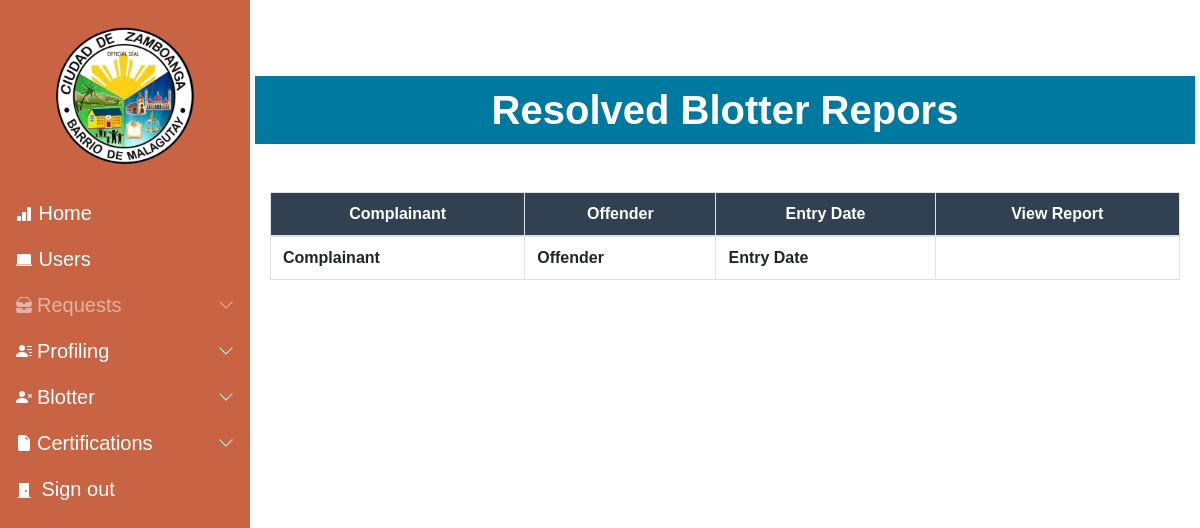
Page /resolved_display/ (signed in) on the earlier database version.
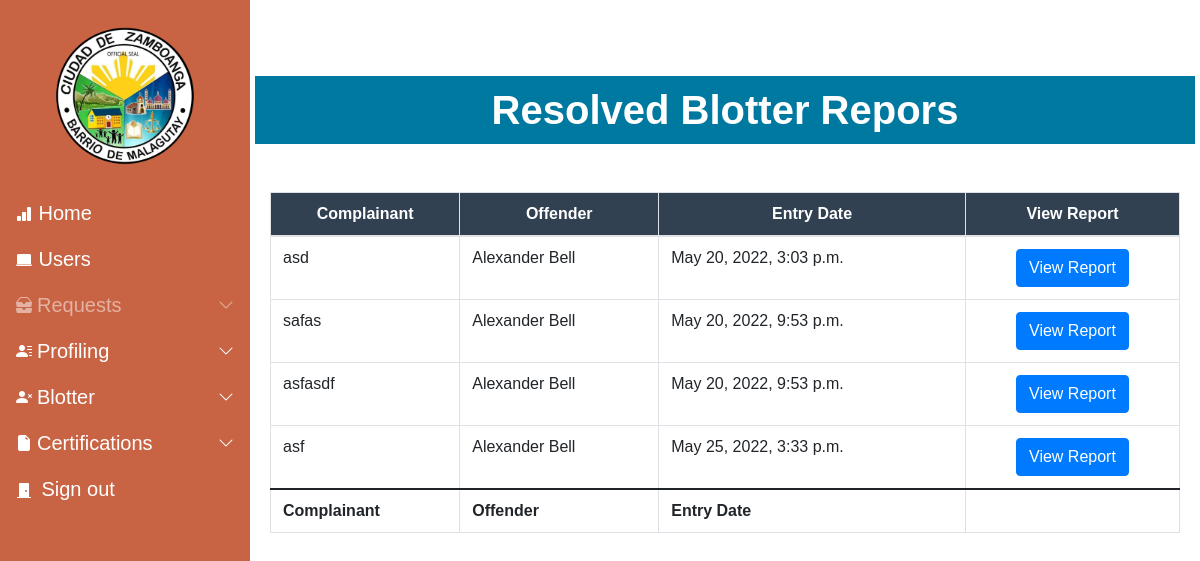
Same page on the later database version.
### Blotter/models.py (models this page shows)
class Blotreport (models.Model):
    Offender = models.ForeignKey (Resident, null = True, blank=True, default = None, on_delete = models.CASCADE)
    Offender_unregistered = models.CharField(max_length=50, null=True, blank=True, verbose_name="Offender")
    Complainant = models.CharField (max_length = 50)
    Complaint = models.TextField(max_length = 1000)
    Facts = models.TextField(max_length=250)
    Unregistered = models.BooleanField(default = False)
    created_date = models.DateTimeField (auto_now_add=True)
    modified_date = models.DateTimeField (auto_now=True)
    Resolved = models.BooleanField(default=False)

### Resident/models.py (models this page shows)
class Resident (models.Model):
    pic = models.ImageField(null=True, blank = True, verbose_name="Profile Picture", upload_to= "images/", default='images/default_pp.jpg')
    First_name = models.CharField(max_length=50)
    Last_name = models.CharField(max_length=50)
    Middle_name = models.CharField(max_length=50, blank=True, null=True)
    Birthdate = models.DateField(auto_now_add=False, auto_now=False)
    Gender_choices = (
        ('Male','Male'),
        ('Female','Female')
        )
    Gender = models.CharField(max_length=100, choices=Gender_choices, default = "Not Specified")
    Email = models.EmailField(max_length=254, blank=True, null=True)
    numbers = RegexValidator(r'^[0-9]+','Only numbers are accepted')
    Contact = models.CharField(max_length=11, validators=[numbers])
    Phealthnone = 'None'
    Phealth_choices = (
        ('None', 'None'),
        ('Employed','Employed'),
        ('Voluntary','Voluntary'),
        ('OFW','OFW'),
        ('Sponsored','Sponsored'),
        ('Indigent','Indigent'),
        ('Lifetime','Lifetime'),
        ('Senior','Senior')
    )
    Philhealth_membership = models.CharField(max_length=100,choices=Phealth_choices,default=Phealthnone,verbose_name="Philhealth Membership Type")
    Cstatus_choices = (
        ('Single','Single'),
        ('Married','Married'),
        ('Separated','Separated'),
        ('Widowed','Widowed'),
        )
    Marital_status = models.CharField(max_length=100, choices = Cstatus_choices, default = "")
    Citizenship = models.CharField(max_length=100,verbose_name="Ethnicity")
    Religion = models.CharField(max_length=100)
    Occupation = models.CharField(max_length=100, null=True, blank=True)
    Vac_choices = (
        ('Vaccinated','Vaccinated'),
        ('Unvaccinated','Unvaccinated')
    )
    Vaccination = models.CharField(max_length=100, choices = Vac_choices, verbose_name="Vaccination Status", default="")
    Address = models.CharField(max_length=250, verbose_name="Street Address")
    Resident_code = models.CharField(max_length=500, null=False, blank=False)
    Blacklisted = models.BooleanField(default = False)
    created_date = models.DateTimeField(auto_now_add=True)
    modified_date = models.DateTimeField(auto_now=True)
    def __str__(self):
        return f'{self.First_name} {self.Last_name}'

### Blotter/views.py (the view)
# urls.py: path('resolved_display/',Resolved_display,name="resolved_display"),
@login_required(login_url='login')
def Resolved_display(request):
    Blotter_obj = Blotreport.objects.filter(Resolved = True)
    Include = False
    context = {
        'Blotter_obj' : Blotter_obj,
        'Exclude' : Include
    }
    return render(request, "blotter/blotter_display.html", context = context)

### Resident/context_processors.py (called while the page is built)
def greet(request):
    greeting = f"{request.user.username}"
    return{
        "greeting" : greet
    }

### templates/blotter/blotter_display.html (shortened to what this page needs)
{%  extends 'base.html' %}
{% load static %}
{% block content %}
{% if Include == True %}
<h1 style="text-align: center; margin-top: 15px; color: white; padding:10px; background-color: #0079a1;"><b>Current Blotter Reports</b></h1>
{% else %}
<h1 style="text-align: center; margin-top: 15px; color: white; padding:10px; background-color: #0079a1;"><b>Resolved Blotter Repors</b></h1>
{% endif %}
  <div class="container-fluid mt-5 mb-5">
        <table class = "table table-bordered table-hover mt-2 mb-5" id="Display" style="background-color: rgb(255,255,255,0.8);">
          <thead>
              <tr>
                <th style="text-align: center;">Complainant</th>
                <th style="text-align: center;">Offender</th>
                <th style="text-align: center;" >Entry Date</th>
                <th style="text-align: center;">View Report</th>
            </tr>
          </thead>
          <tbody>
                {% for blot in Blotter_obj %}
                <tr>
                  <td>{{blot.Complainant}}</td>
                  {% if blot.Unregistered == True %}
                  <td>{{blot.Offender_unregistered}}</td>
                  {% else %}
                  <td>{{blot.Offender}}</a></td>
                  {% endif %}
                  <td>{{blot.created_date}}</td>
                  <td style="text-align: center;"><a href="{% url 'blotter_details' blot.id %}" target="_blank" class="btn btn-primary" role="button">View Report</a></td>
                </tr>
                {% endfor %}
          </tbody>
          <tfoot>
            <tr>
              <th>Complainant</th>
              <th>Offender</th>
              <th>Entry Date</th>
              <th style="text-align: center;">&nbsp;</th>
          </tr>
          </tfoot>
        </table>
    </div>
{% endblock content %}

### templates/base.html (shortened to what this page needs)
<html>
    <head>
    </head>
    <body style="font-family: Arial, Helvetica, sans-serif; background-color: rgb(255, 255, 255);">
    {% load static %}
    <link rel="stylesheet" href="{% static 'css/nav.css' %}">
    <link href="https://cdn.jsdelivr.net/npm/bootstrap@5.1.3/dist/css/bootstrap.min.css" rel="stylesheet">
    <link rel="stylesheet" href="https://cdn.jsdelivr.net/npm/bootstrap-icons@1.8.1/font/bootstrap-icons.css">
    <link rel="stylesheet" href="https://cdnjs.cloudflare.com/ajax/libs/twitter-bootstrap/4.5.2/css/bootstrap.css" >
    <link rel="stylesheet" href="https://cdn.datatables.net/1.11.5/css/dataTables.bootstrap4.min.css">
    <div class="side-toggle">
    <button id="navtogg" class="btn btn-secondary btn-lg active ms-4 mt-4"
    type="button" data-bs-toggle="offcanvas"
    data-bs-target="#offcanvasScrolling"
    aria-controls="offcanvasScrolling"></button>
    </div>
    <div class="sidebar-wrapper">
      <div class="offcanvas offcanvas-start text-white" data-bs-scroll="true" data-bs-backdrop="false" tabindex="-1" id="offcanvasScrolling" aria-labelledby="offcanvasScrollingLabel">
        <div class="offcanvas-header mt-2 mr-1 pt-0 pb-0 pr-2">
        </div>
        <div class="offcanvas-header mx-auto mt-0 p-0 mb-3">
            <img src="{% static 'images/logo.png' %}" width="150px" height="150px">
        </div>
        <div class="offcanvas-body p-0">
            <nav class="navbar-dark">
                <ul class="navbar-nav">
                    <li>
                        <a href = "/home" class="nav-link ps-3 active">
                        <span><i class="bi bi-bar-chart-fill"></i></span>
                        <span style="font-size: 20px; margin-left: 2px;">Home</span>
                        </a>
                    </li>
                    <li>
                        <a href = "{% url 'users' %}" class="nav-link ps-3 active">
                            <span><i class="bi bi-laptop-fill"></i></span>
                            <span style="font-size: 20px; margin-left: 2px;">Users</span>
                        </a>
                    </li>
                    <li>
                        <a class="nav-link px-3 sidebar-link" data-bs-toggle="collapse" href="#Request" role="button" aria-expanded="false" aria-controls="collapseExample"
                        style="display: flex; align-items: center;">
                            <span><i class="bi bi-inboxes-fill"></i></span>
                            <span style="font-size: 20px; margin-left: 5px;">Requests</span>
                            <span class="chev ms-auto"><i class="bi bi-chevron-down"></i></span>
                        </a>
                    </li>
                    <li>
                        <a class="nav-link px-3 sidebar-link active" data-bs-toggle="collapse" href="#Pofilingcollapse" role="button" aria-expanded="false" aria-controls="collapseExample"
                        style="display: flex; align-items: center;">
                            <span><i class="bi bi-person-lines-fill"></i></span>
                            <span style="font-size: 20px; margin-left: 5px;">Profiling</span>
                           <span class="chev ms-auto"><i class="bi bi-chevron-down"></i></span>
                        </a>
                    </li>
                    <li>
                        <a class="nav-link px-3 sidebar-link active" data-bs-toggle="collapse" href="#collapseExample" role="button" aria-expanded="false" aria-controls="collapseExample"
                        style="display: flex; align-items: center;">
                            <span><i class="bi bi-person-x-fill"></i></span>
                            <span style="font-size: 20px; margin-left: 5px;">Blotter</span>
                           <span class="chev ms-auto"><i class="bi bi-chevron-down"></i></span>
                        </a>
                    </li>
                    <li>
                        <a class="nav-link px-3 sidebar-link active" data-bs-toggle="collapse" href="#collapseExample2" role="button" aria-expanded="false" aria-controls="collapseExample"
                        style="display: flex; align-items: center;">
                            <span><i class="bi bi-file-earmark-fill"></i></span>
                            <span style="font-size: 20px; margin-left: 5px;">Certifications</span>
                            <span class="chev ms-auto"><i class="bi bi-chevron-down"></i></span>
                        </a>
                    </li>
                  <li>
                      <a href = "{% url 'logout' %}" class="nav-link px-3 active">
                        <span><i class="bi bi-door-closed-fill"></i></span>
                        <span style="font-size: 20px; margin-left: 5px;">Sign out</span>
                    </a>
                    </li>
                </ul>
            </nav>
          </div>
        </div>
      </div>
        <main class="main mt-3">
            {% block content %}
            {% endblock content %}
        </main>
</body>
</html>

### staticfiles/css/nav.css (style rules this page uses)
.sidebar-wrapper .offcanvas { width: 250px; border: none; background-color: #c86444; overflow: hidden; }
.sidebar-link { display: flex; align-items: center; }
.side-toggle .btn-secondary { background-color: #c86444 !important; border:none; }
@media (min-width: 992px) { body { overflow: auto !important; } }
@media (min-width: 992px) { .sidebar-wrapper .offcanvas { transform: none; visibility: visible !important; } }
@media (min-width: 992px) { main { margin-left: 255px; margin-right: 5px; } }

### templates/base.html (style rules this page uses)
body::after { opacity: 0.; }

### templates/blotter/blotter_display.html (style rules this page uses)
thead { background-color: #314152; border-color: none; color: white; }

Differences in the rows shown:
added Blotreport: Complainant "asd", Offender "Alexander Bell", created_date "May 20, 2022, 3:03 p.m."
added Blotreport: Complainant "safas", Offender "Alexander Bell", created_date "May 20, 2022, 9:53 p.m."
added Blotreport: Complainant "asfasdf", Offender "Alexander Bell", created_date "May 20, 2022, 9:53 p.m."
added Blotreport: Complainant "asf", Offender "Alexander Bell", created_date "May 25, 2022, 3:33 p.m."
